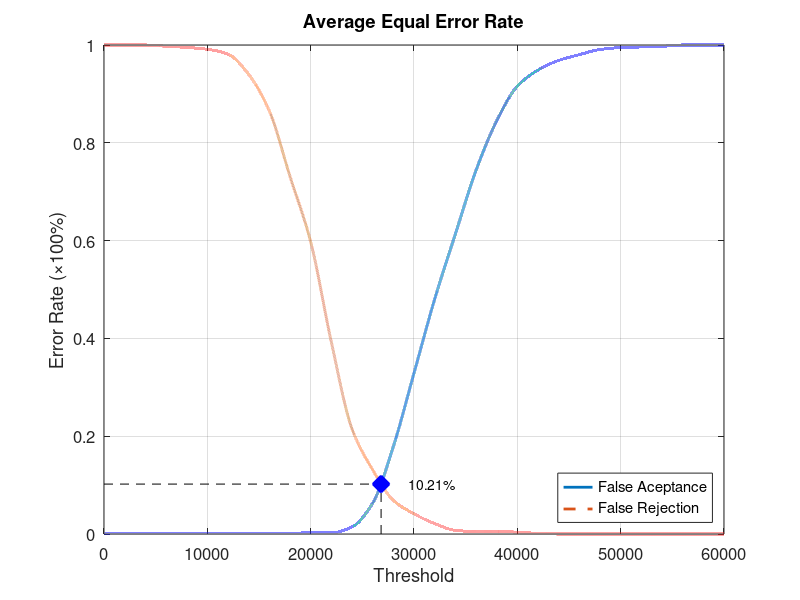
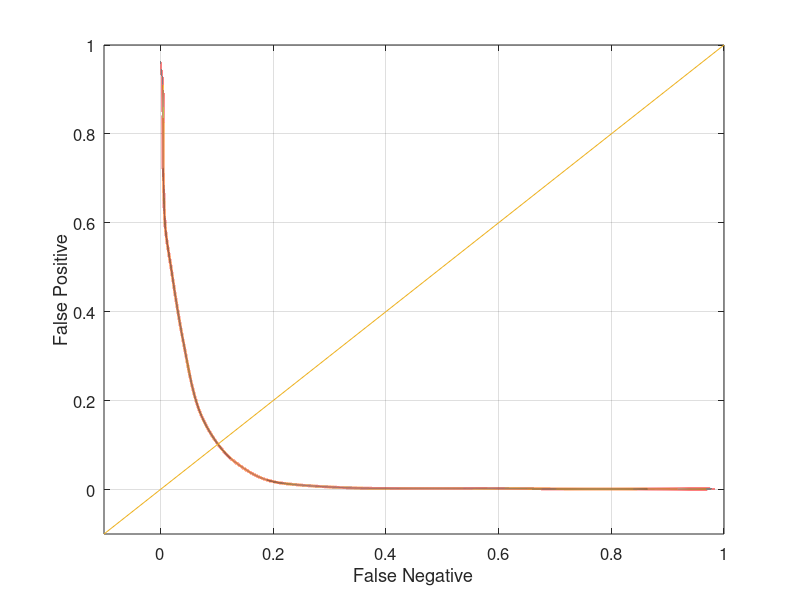

Here is the MATLAB script that generated these plots, in order:
function yEER = Experiment1Average
close all;
clear;
clc;
x = 0:2000:60000;
xq = 0:0.5:60000;

y0 = [0 0.00131579 0.00131579 0.00131579 0.00131579 0.00131579 0.00131579 0.00131579 0.00131579 0.00131579 0.00263158 0.00263158 0.0144737 0.0631579 0.178947 0.328947 0.480263 0.613158 0.743421 0.844737 0.915789 0.948684 0.968421 0.980263 0.990789 0.994737 0.996053 0.997368 1 1 1];
yy0 = interp1(x, y0, xq, 'pchip');
y1 = [1 1 1 0.9975 0.995 0.99125 0.98125 0.94 0.865 0.73125 0.5975 0.3925 0.215 0.13125 0.06875 0.04125 0.02125 0.0075 0.005 0.005 0.00375 0.00125 0 0 0 0 0 0 0 0 0];
yy1 = interp1(x, y1, xq, 'pchip');

% Calculating EER: 
y2 = abs(y0 - y1);
find(y2 == min(y2))
yy2 = abs(yy0 - yy1);
xEER = find(yy2 == min(yy2));
xEERIndex = xq(xEER) % X-axis EER
yEER = yy0(xEER) % Y-axis EER

main = figure
plot(xq, yy0,'-','LineWidth', 2);	hold on
plot(xq, yy1,'--','LineWidth', 2);	hold on
plot([xEERIndex xEERIndex], [0 yEER], 'k--');	hold on
plot([0 xEERIndex], [yEER yEER], 'k--');	hold on
plot(xEERIndex, yEER, 'bx', 'LineWidth', 10);	hold on
text(xEERIndex + 10 * xEERIndex / 100, yEER, [num2str(round((10000 * yEER)) / 100) '%'])
legend('False Aceptance', 'False Rejection', 'Location', 'SouthEast')
xlabel('Threshold')
ylabel('Error Rate (\times100%)')
title('Average Equal Error Rate')
set(gca, 'FontSize', 12)
axis([0 60000 0 1])
grid on

print(main, 'Experiment1AverageMain', '-dpng');
FNRxFPR = figure('Color', [1 1 1]);
plot(yy1, yy0, '-', yy1, yy0, 'LineWidth', 2);
hold on
y = -0.1:0.1:1
plot(y, y); 
set(gca, 'FontSize', 12)
xlabel('False Negative')
ylabel('False Positive')
axis([-0.1 1 -0.1 1])
set(gca, 'FontSize', 12)
grid on

print(FNRxFPR, 'Experiment1AverageFNRxFPR','-dpng');
end
